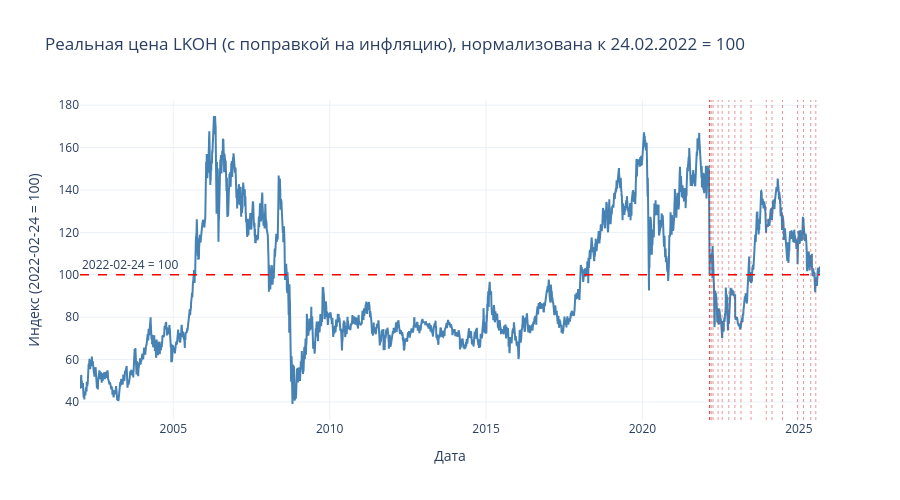

The code cell stored with this chart in its notebook:
### Code cell
# ── Нормализованный график цены с поправкой на инфляцию ──────────────────
NORM_TICKER = 'LKOH'  # поменяй на любой из TICKERS

stock_data_norm = get_stock_data(NORM_TICKER)

fig2 = plot_price_real(
    stock_data_norm,
    normalize_date='2022-02-24',
    events_df=sanctions_df,
    title=f'Реальная цена {NORM_TICKER} (с поправкой на инфляцию), нормализована к 24.02.2022 = 100',
)

fig2

### Figure 1 — Plotly figure (JSON) as saved in the notebook; plotly's stock layout.template omitted (floating-point values rounded to 4 significant figures; data arrays with more than 128 entries replaced by an {"elided": "..."} marker saying what was removed)
{"data": [{"hovertemplate": "%{x|%d.%m.%Y}: %{y:.1f}<extra></extra>", "line": {"color": "steelblue", "width": 2}, "mode": "lines", "name": "Цена акции", "x": {"elided": "5916 str values"}, "y": {"elided": "5916 float values"}, "type": "scatter"}], "layout": {"shapes": [{"line": {"color": "red", "dash": "dash", "width": 1.5}, "type": "line", "x0": 0, "x1": 1, "xref": "x domain", "y0": 100, "y1": 100, "yref": "y"}, {"line": {"color": "rgba(200,50,50,0.5)", "dash": "dot", "width": 1}, "type": "line", "x0": "2022-02-21T00:00:00", "x1": "2022-02-21T00:00:00", "xref": "x", "y0": 0, "y1": 1, "yref": "y domain"}, {"line": {"color": "rgba(200,50,50,0.5)", "dash": "dot", "width": 1}, "type": "line", "x0": "2022-02-24T00:00:00", "x1": "2022-02-24T00:00:00", "xref": "x", "y0": 0, "y1": 1, "yref": "y domain"}, {"line": {"color": "rgba(200,50,50,0.5)", "dash": "dot", "width": 1}, "type": "line", "x0": "2022-02-26T00:00:00", "x1": "2022-02-26T00:00:00", "xref": "x", "y0": 0, "y1": 1, "yref": "y domain"}, {"line": {"color": "rgba(200,50,50,0.5)", "dash": "dot", "width": 1}, "type": "line", "x0": "2022-03-15T00:00:00", "x1": "2022-03-15T00:00:00", "xref": "x", "y0": 0, "y1": 1, "yref": "y domain"}, {"line": {"color": "rgba(200,50,50,0.5)", "dash": "dot", "width": 1}, "type": "line", "x0": "2022-04-05T00:00:00", "x1": "2022-04-05T00:00:00", "xref": "x", "y0": 0, "y1": 1, "yref": "y domain"}, {"line": {"color": "rgba(200,50,50,0.5)", "dash": "dot", "width": 1}, "type": "line", "x0": "2022-06-03T00:00:00", "x1": "2022-06-03T00:00:00", "xref": "x", "y0": 0, "y1": 1, "yref": "y domain"}, {"line": {"color": "rgba(200,50,50,0.5)", "dash": "dot", "width": 1}, "type": "line", "x0": "2022-07-21T00:00:00", "x1": "2022-07-21T00:00:00", "xref": "x", "y0": 0, "y1": 1, "yref": "y domain"}, {"line": {"color": "rgba(200,50,50,0.5)", "dash": "dot", "width": 1}, "type": "line", "x0": "2022-10-06T00:00:00", "x1": "2022-10-06T00:00:00", "xref": "x", "y0": 0, "y1": 1, "yref": "y domain"}, {"line": {"color": "rgba(200,50,50,0.5)", "dash": "dot", "width": 1}, "type": "line", "x0": "2022-12-16T00:00:00", "x1": "2022-12-16T00:00:00", "xref": "x", "y0": 0, "y1": 1, "yref": "y domain"}, {"line": {"color": "rgba(200,50,50,0.5)", "dash": "dot", "width": 1}, "type": "line", "x0": "2023-02-25T00:00:00", "x1": "2023-02-25T00:00:00", "xref": "x", "y0": 0, "y1": 1, "yref": "y domain"}, {"line": {"color": "rgba(200,50,50,0.5)", "dash": "dot", "width": 1}, "type": "line", "x0": "2023-06-23T00:00:00", "x1": "2023-06-23T00:00:00", "xref": "x", "y0": 0, "y1": 1, "yref": "y domain"}, {"line": {"color": "rgba(200,50,50,0.5)", "dash": "dot", "width": 1}, "type": "line", "x0": "2023-12-18T00:00:00", "x1": "2023-12-18T00:00:00", "xref": "x", "y0": 0, "y1": 1, "yref": "y domain"}, {"line": {"color": "rgba(200,50,50,0.5)", "dash": "dot", "width": 1}, "type": "line", "x0": "2024-02-23T00:00:00", "x1": "2024-02-23T00:00:00", "xref": "x", "y0": 0, "y1": 1, "yref": "y domain"}, {"line": {"color": "rgba(200,50,50,0.5)", "dash": "dot", "width": 1}, "type": "line", "x0": "2024-06-24T00:00:00", "x1": "2024-06-24T00:00:00", "xref": "x", "y0": 0, "y1": 1, "yref": "y domain"}, {"line": {"color": "rgba(200,50,50,0.5)", "dash": "dot", "width": 1}, "type": "line", "x0": "2024-12-16T00:00:00", "x1": "2024-12-16T00:00:00", "xref": "x", "y0": 0, "y1": 1, "yref": "y domain"}, {"line": {"color": "rgba(200,50,50,0.5)", "dash": "dot", "width": 1}, "type": "line", "x0": "2025-02-24T00:00:00", "x1": "2025-02-24T00:00:00", "xref": "x", "y0": 0, "y1": 1, "yref": "y domain"}, {"line": {"color": "rgba(200,50,50,0.5)", "dash": "dot", "width": 1}, "type": "line", "x0": "2025-05-20T00:00:00", "x1": "2025-05-20T00:00:00", "xref": "x", "y0": 0, "y1": 1, "yref": "y domain"}, {"line": {"color": "rgba(200,50,50,0.5)", "dash": "dot", "width": 1}, "type": "line", "x0": "2025-07-18T00:00:00", "x1": "2025-07-18T00:00:00", "xref": "x", "y0": 0, "y1": 1, "yref": "y domain"}], "annotations": [{"showarrow": false, "text": "2022-02-24 = 100", "x": 0, "xanchor": "left", "xref": "x domain", "y": 100, "yanchor": "bottom", "yref": "y"}], "title": {"text": "Реальная цена LKOH (с поправкой на инфляцию), нормализована к 24.02.2022 = 100"}, "xaxis": {"title": {"text": "Дата"}}, "yaxis": {"title": {"text": "Индекс (2022-02-24 = 100)"}}, "height": 500, "hovermode": "x unified"}}
